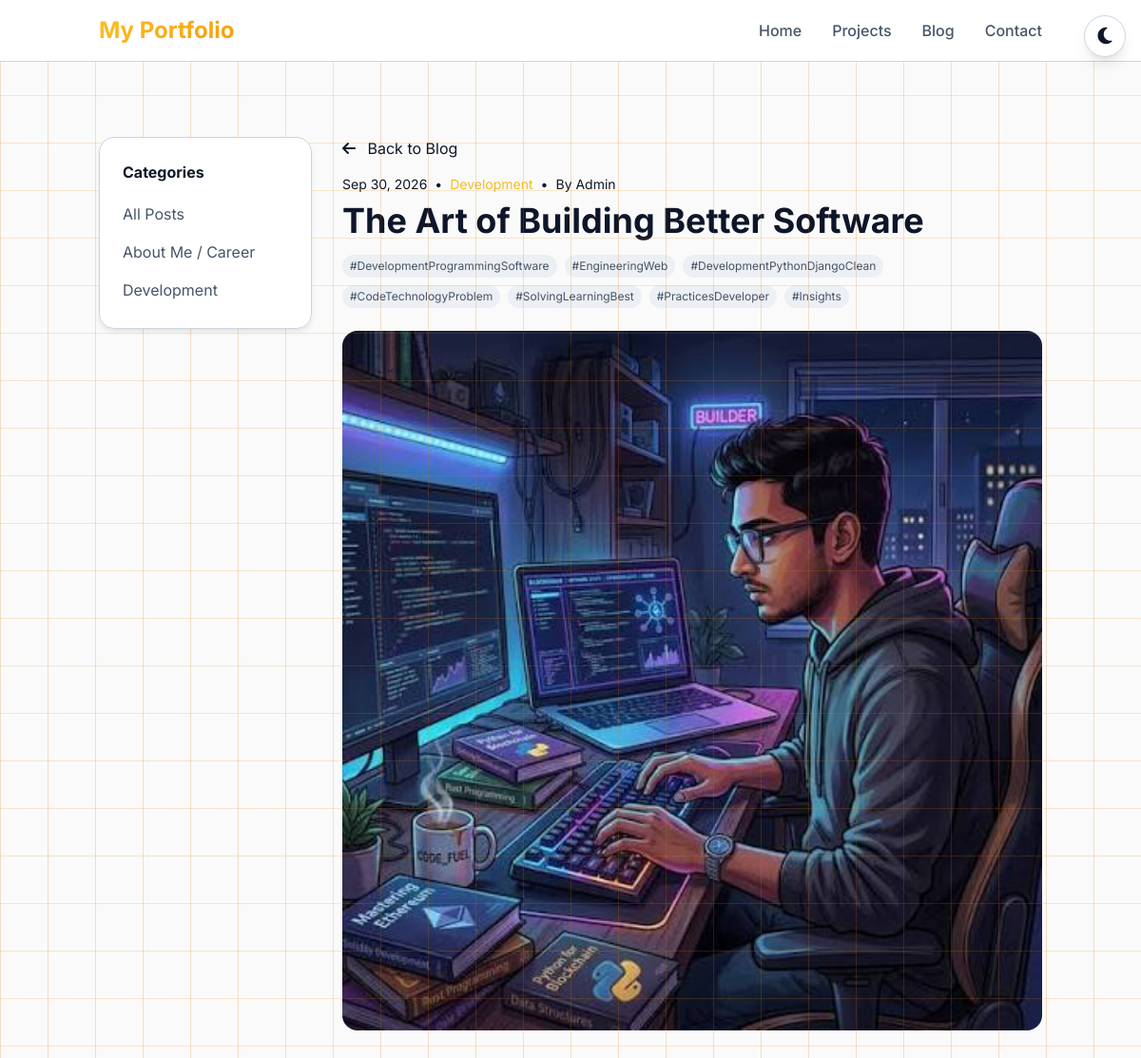
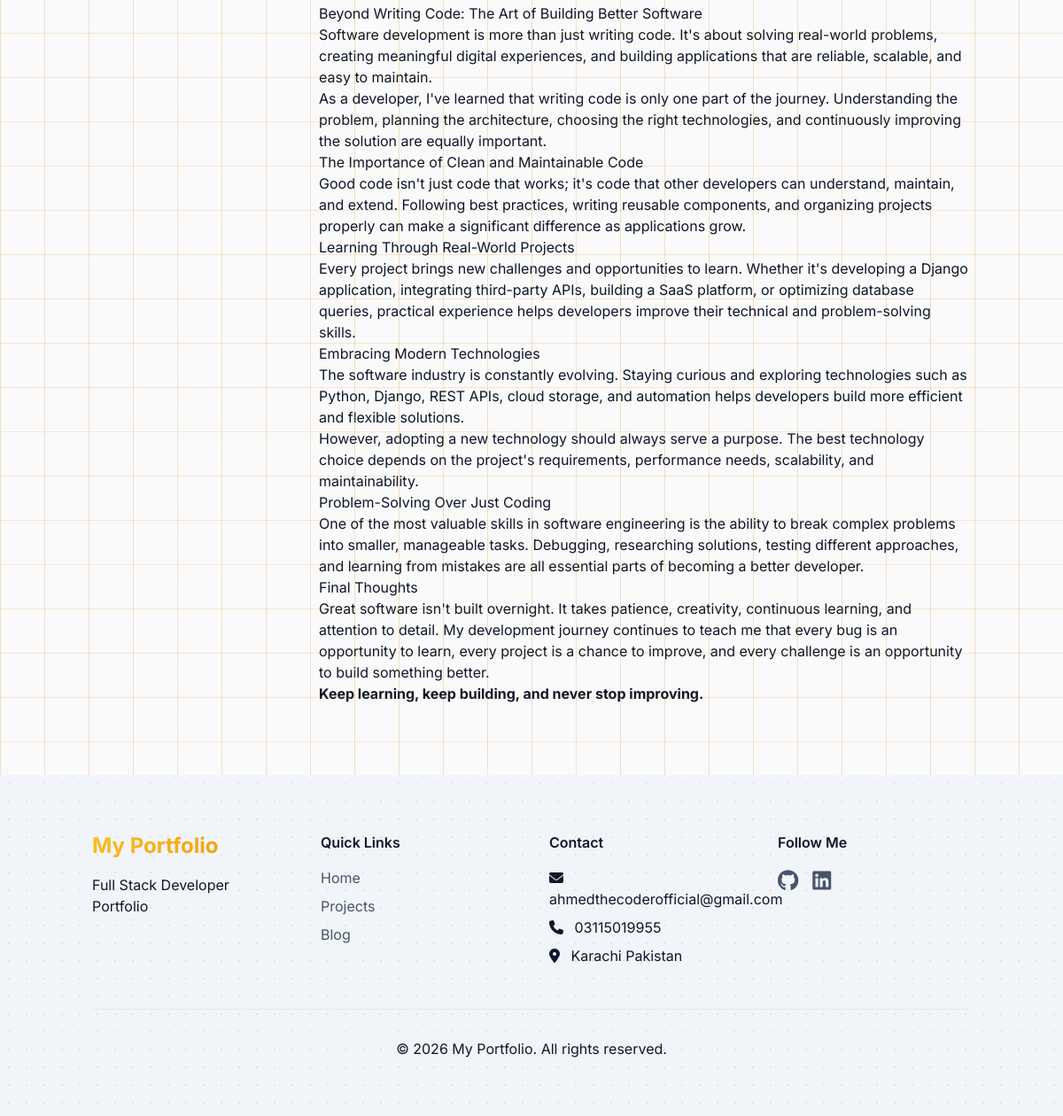
Screenshot of /blog/the-art-of-building-better-software/ with the database file from the repository (2 pictures, top to bottom).
### core/models.py (models this page shows, shortened)
class SiteSettings(models.Model):
    site_name = models.CharField(max_length=100, default='My Portfolio')
    site_description = models.TextField(default='Full Stack Developer Portfolio')
    logo = models.ImageField(upload_to='site/', blank=True, null=True)
    favicon = models.ImageField(upload_to='site/', blank=True, null=True)
    email = models.EmailField(blank=True, null=True)
    phone = models.CharField(max_length=20, blank=True, null=True)
    address = models.TextField(blank=True, null=True)
    github = models.URLField(blank=True, null=True)
    linkedin = models.URLField(blank=True, null=True)
    twitter = models.URLField(blank=True, null=True)
    instagram = models.URLField(blank=True, null=True)
    youtube = models.URLField(blank=True, null=True)
    meta_title = models.CharField(max_length=200, blank=True)
    meta_description = models.TextField(blank=True)
    meta_keywords = models.CharField(max_length=200, blank=True)
    created_at = models.DateTimeField(auto_now_add=True)
    updated_at = models.DateTimeField(auto_now=True)
    class Meta:
        verbose_name = 'Site Setting'
        verbose_name_plural = 'Site Settings'

### blog/models.py (models this page shows, shortened)
class BlogCategory(models.Model):
    name = models.CharField(max_length=100)
    slug = models.SlugField(max_length=100, unique=True, blank=True)

class BlogPost(models.Model):
    title = models.CharField(max_length=200)
    slug = models.SlugField(max_length=200, unique=True, blank=True)
    content = RichTextField()
    excerpt = models.TextField(max_length=300)
    featured_image = models.ImageField(upload_to='blog/')
    category = models.ForeignKey(BlogCategory, on_delete=models.SET_NULL, null=True, related_name='posts')
    tags = models.CharField(max_length=500, blank=True, help_text="Comma separated tags")
    author = models.CharField(max_length=100, default='Admin')
    is_published = models.BooleanField(default=True)
    featured = models.BooleanField(default=False)
    created_at = models.DateTimeField(auto_now_add=True)
    updated_at = models.DateTimeField(auto_now=True)
    published_date = models.DateTimeField(default=timezone.now)
    def tag_list(self):
        return [tag.strip() for tag in self.tags.split(',') if tag.strip()]
    class Meta:
        ordering = ['-published_date']

### blog/views.py (the view)
# urls.py: path('<slug:slug>/', views.blog_detail, name='blog_detail'),
def blog_detail(request, slug):
    post = get_object_or_404(BlogPost, slug=slug, is_published=True)
    categories = BlogCategory.objects.all()
    related_posts = BlogPost.objects.filter(
        category=post.category,
        is_published=True
    ).exclude(id=post.id)[:3]
    context = {
        'post': post,
        'categories': categories,
        'related_posts': related_posts,
    }
    return render(request, 'blog/blog_detail.html', context)

### core/context_processors.py (called while the page is built)
def site_settings(request):
    settings = SiteSettings.objects.first()
    return {
        'site_settings': settings,
        'current_theme': request.session.get('theme', 'light'),
    }

### templates/blog/blog_detail.html (shortened to what this page needs)
{% extends 'base.html' %}
{% load static %}
{% block content %}
<section class="py-20">
    <div class="container mx-auto px-4">
        <div class="grid grid-cols-1 lg:grid-cols-4 gap-8">
            <div class="lg:col-span-1">
                <div class="card p-6 rounded-2xl sticky top-24">
                    <h4 class="font-bold mb-4">Categories</h4>
                    <ul class="space-y-2">
                        <li>
                            <a href="{% url 'blog:blog_list' %}" class="transition block py-1 hover-primary" style="color: var(--text-secondary);">
                                All Posts
                            </a>
                        </li>
                        {% for category in categories %}
                        <li>
                            <a href="{% url 'blog:blog_list' %}?category={{ category.slug }}" class="transition block py-1 hover-primary" style="color: var(--text-secondary);">
                                {{ category.name }}
                            </a>
                        </li>
                        {% endfor %}
                    </ul>
                </div>
            </div>
            <div class="lg:col-span-3">
                <div class="max-w-3xl">
                    <a href="{% url 'blog:blog_list' %}" class="text-secondary hover:text-primary transition mb-4 inline-block">
                        <i class="fas fa-arrow-left mr-2"></i> Back to Blog
                    </a>
                    <div class="mb-6">
                        <div class="flex items-center gap-2 text-sm text-secondary mb-2">
                            <span>{{ post.published_date|date:"M d, Y" }}</span>
                            {% if post.category %}
                            <span>•</span>
                            <span class="hover-primary" style="color: var(--primary);">{{ post.category.name }}</span>
                            {% endif %}
                            <span>•</span>
                            <span>By {{ post.author }}</span>
                        </div>
                        <h1 class="text-4xl font-bold mb-4">{{ post.title }}</h1>
                        {% if post.tags %}
                        <div class="flex flex-wrap gap-2">
                            {% for tag in post.tag_list %}
                            <span class="text-xs px-2 py-1 rounded-full" style="background: var(--bg-secondary); color: var(--text-secondary);">
                                #{{ tag }}
                            </span>
                            {% endfor %}
                        </div>
                        {% endif %}
                    </div>
                    {% if post.featured_image %}
                    <div class="rounded-2xl overflow-hidden mb-8">
                        <img src="{{ post.featured_image.url }}" alt="{{ post.title }}" class="w-full">
                    </div>
                    {% endif %}
                    <div class="prose max-w-none" style="color: var(--text-primary);">
                        {{ post.content|safe }}
                    </div>
                </div>
            </div>
        </div>
    </div>
</section>
{% endblock %}

### templates/base.html (shortened to what this page needs)
{% load static %}
<!DOCTYPE html>
<html lang="en" data-theme="{{ current_theme|default:'light' }}">
<head>
    <link rel="stylesheet" href="https://cdn.jsdelivr.net/gh/devicons/devicon@latest/devicon.min.css"/>
    <script src="https://cdn.tailwindcss.com"></script>
    <link rel="stylesheet" href="https://cdnjs.cloudflare.com/ajax/libs/font-awesome/6.5.1/css/all.min.css">
    <link rel="stylesheet" href="{% static 'css/base.css' %}">
</head>
<body>
    <button onclick="toggleTheme()" class="theme-toggle fixed top-4 right-4 z-50 shadow-lg">
        <i class="fas fa-moon text-xl dark:hidden"></i>
    </button>
    <nav class="fixed top-0 left-0 right-0 z-40 bg-opacity-80 backdrop-blur-lg" style="background-color: var(--bg-primary); border-bottom: 1px solid var(--border-color);">
        <div class="container mx-auto px-4 py-4">
            <div class="flex justify-between items-center">
                <a href="{% url 'home' %}" class="text-2xl font-bold gradient-text">
                    {{ site_settings.site_name|default:'Portfolio' }}
                </a>
                <div class="hidden md:flex space-x-8">
                    <a href="{% url 'home' %}" class="nav-link {% if section == 'home' %}active{% endif %}">Home</a>
                    <a href="{% url 'projects' %}" class="nav-link {% if section == 'projects' %}active{% endif %}">Projects</a>
                    <a href="{% url 'blog:blog_list' %}" class="nav-link {% if section == 'blog' %}active{% endif %}">Blog</a>
                    <a href="/#contact" class="nav-link">Contact</a>
                </div>
            </div>
        </div>
    </nav>
    <main class="pt-[4rem]">
        {% block content %}{% endblock %}
    </main>
    <footer class="section-bg py-16">
        <div class="container mx-auto px-4">
            <div class="grid grid-cols-1 md:grid-cols-4 gap-10">
                <div>
                    <h3 class="text-2xl font-bold mb-4 gradient-text">{{ site_settings.site_name|default:'Portfolio' }}</h3>
                    <p class="text-secondary">{{ site_settings.site_description|default:'Full Stack Developer' }}</p>
                </div>
                <div>
                    <h4 class="font-semibold mb-4">Quick Links</h4>
                    <ul class="space-y-2 text-secondary">
                        <li><a href="{% url 'home' %}" class="transition hover-primary">Home</a></li>
                        <li><a href="{% url 'projects' %}" class="transition hover-primary">Projects</a></li>
                        <li><a href="{% url 'blog:blog_list' %}" class="transition hover-primary">Blog</a></li>
                    </ul>
                </div>
                <div>
                    <h4 class="font-semibold mb-4">Contact</h4>
                    <ul class="space-y-2 text-secondary">
                        {% if site_settings.email %}
                        <li><i class="fas fa-envelope mr-2"></i> {{ site_settings.email }}</li>
                        {% endif %}
                        {% if site_settings.phone %}
                        <li><i class="fas fa-phone mr-2"></i> {{ site_settings.phone }}</li>
                        {% endif %}
                        {% if site_settings.address %}
                        <li><i class="fas fa-map-marker-alt mr-2"></i> {{ site_settings.address }}</li>
                        {% endif %}
                    </ul>
                </div>
                <div>
                    <h4 class="font-semibold mb-4">Follow Me</h4>
                    <div class="flex space-x-4">
                        {% if site_settings.github %}
                        <a href="{{ site_settings.github }}" target="_blank" class="text-2xl transition transform hover:scale-110 hover-primary">
                            <i class="fab fa-github"></i>
                        </a>
                        {% endif %}
                        {% if site_settings.linkedin %}
                        <a href="{{ site_settings.linkedin }}" target="_blank" class="text-2xl transition transform hover:scale-110 hover-primary">
                            <i class="fab fa-linkedin"></i>
                        </a>
                        {% endif %}
                    </div>
                </div>
            </div>
            <div class="border-t border-gray-200 dark:border-gray-700 mt-12 pt-8 text-center text-secondary">
                <p>&copy; {% now "Y" %} {{ site_settings.site_name|default:'Portfolio' }}. All rights reserved.</p>
            </div>
        </div>
    </footer>
</body>
</html>

### static/css/base.css (style rules this page uses)
* { font-family: "Inter", sans-serif; margin: 0; padding: 0; box-sizing: border-box; }
:root { --primary: #fbbf24; --primary-light: #fcd34d; --primary-dark: #f59e0b; --gradient: linear-gradient(135deg, #fbbf24 0%, #f59e0b 100%); --bg-primary: #ffffff; --bg-secondary: #f1f5f9; --bg-card: rgba(255, 255, 255, 0.95); --text-primary: #0f172a; --text-secondary: #475569; --border-color: #cbd5e1; --shadow: 0 4px 6px -1px rgba(0, 0, 0, 0.08), 0 2px 4px -1px rgba(0, 0, 0, 0.05); --shadow-hover: 0 10px 15px -3px rgba(0, 0, 0, 0.12), 0 4px 6px -2px rgba(0, 0, 0, 0.06); --shadow-glow: 0 0 20px rgba(217, 119, 6, 0.25); --radius: 16px; --transition: all 0.3s cubic-bezier(0.4, 0, 0.2, 1); --tech-grid-color: rgba(217, 119, 6, 0.10); --tech-dot-color: rgba(217, 119, 6, 0.18); --tech-shape-color: rgba(217, 119, 6, 0.15); }
html { scroll-behavior: smooth; }
body { background-color: var(--bg-primary); color: var(--text-primary); transition: background-color 0.3s ease, color 0.3s ease; overflow-x: hidden; line-height: 1.6; position: relative; }
body::before { content: ''; position: fixed; top: 0; left: 0; right: 0; bottom: 0; background-image: linear-gradient(rgb(217 119 6 / 22%) 1px, #00000006 1px), linear-gradient(90deg, rgb(217 119 6 / 23%) 1px, transparent 1px); background-size: 50px 50px; pointer-events: none; z-index: 0; opacity: 0.9; }
.section-bg { background-color: var(--bg-secondary); transition: background-color 0.3s ease; position: relative; }
.section-bg::before { content: ''; position: absolute; top: 0; left: 0; right: 0; bottom: 0; background-image: radial-gradient(var(--tech-dot-color) 1px, transparent 1px); background-size: 20px 20px; pointer-events: none; z-index: 0; }
.card { background: var(--bg-card); backdrop-filter: blur(12px); -webkit-backdrop-filter: blur(12px); border: 1px solid var(--border-color); border-radius: var(--radius); transition: var(--transition); box-shadow: var(--shadow); position: relative; z-index: 1; }
.gradient-text { background: var(--gradient); -webkit-background-clip: text; background-clip: text; -webkit-text-fill-color: transparent; display: inline-block; }
.nav-link { position: relative; color: var(--text-secondary); transition: var(--transition); font-weight: 500; padding: 4px 0; }
.nav-link::after { content: ""; position: absolute; bottom: 0; left: 0; width: 0; height: 2px; background: var(--gradient); transition: width 0.3s ease; }
.theme-toggle { cursor: pointer; width: 44px; height: 44px; border-radius: 50%; background: var(--bg-card); backdrop-filter: blur(8px); border: 1px solid var(--border-color); display: flex; align-items: center; justify-content: center; transition: var(--transition); box-shadow: var(--shadow); color: var(--text-primary); }
.hover-primary { color: var(--text-secondary); transition: color 0.3s ease; }

### rows the page displays
SiteSettings: site_name "My Portfolio", site_description "Full Stack Developer Portfolio", email "ahmedthecoderofficial@gmail.com", phone "03115019955", address "Karachi Pakistan"
BlogCategory: name "About Me / Career"
BlogCategory: name "Development"
BlogPost: published_date "Sep 30, 2026", category.name "Development", author "Admin", title "The Art of Building Better Software", featured_image (picture), content "Beyond Writing Code: The Art of Building Better Software Software development is more than just writing code. It's about solving real-world problems, creating meaningful digital experiences, and building applications that are reliable, scalable, and easy to maintain. As a developer, I've learned that writing code is only one part of the journey. Understanding the problem, planning the architecture, choosing the right technologies, and continuously improving the solution are equally important. The Importance of Clean and Maintainable Code Good code isn't just code that works; it's code that other developers can understand, maintain, and extend. Following best practices, writing reusable…"

### other values shown
{{ tag }} "DevelopmentProgrammingSoftware" "EngineeringWeb" "DevelopmentPythonDjangoClean" "CodeTechnologyProblem" "SolvingLearningBest" "PracticesDeveloper" "Insights"
